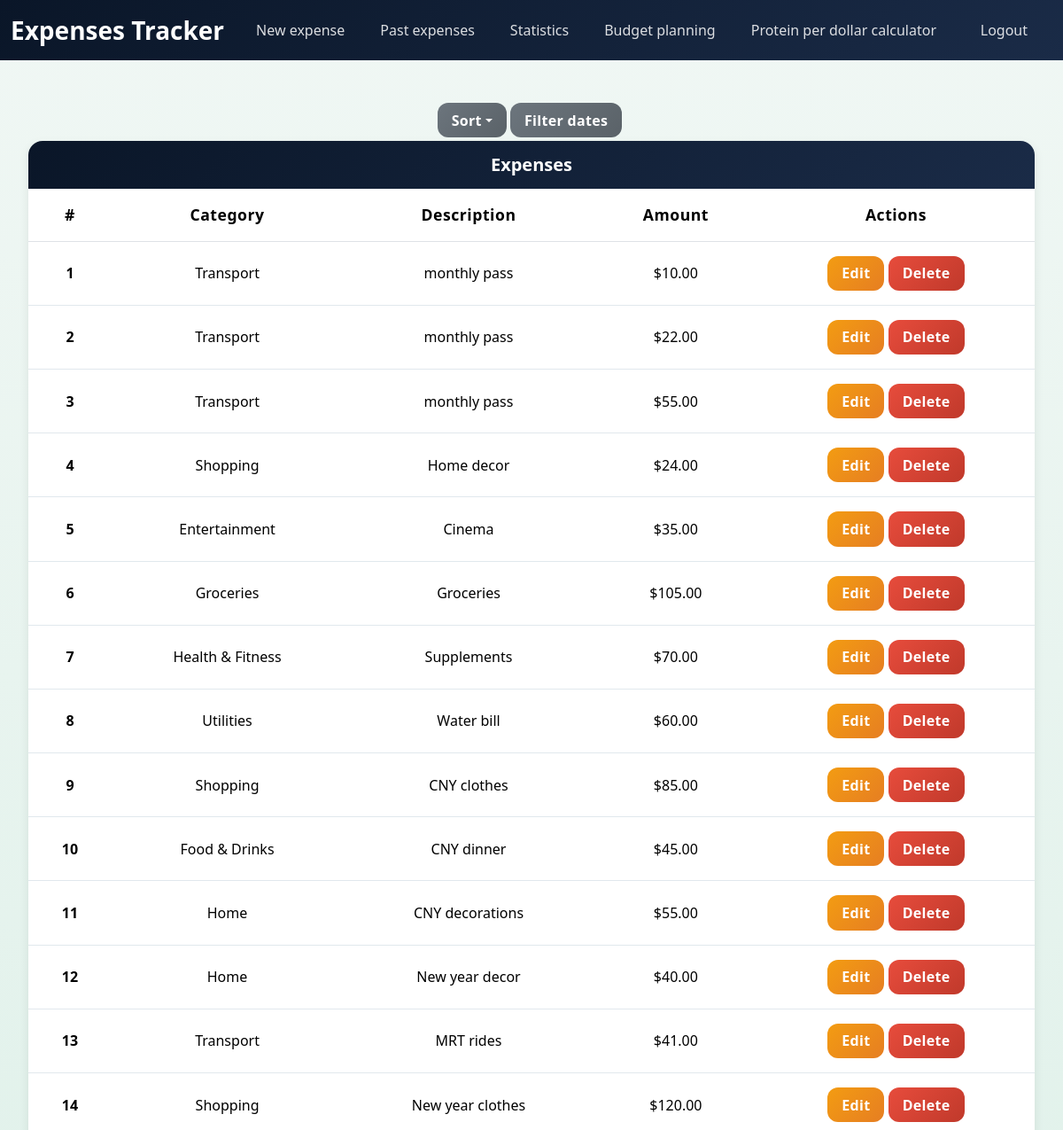
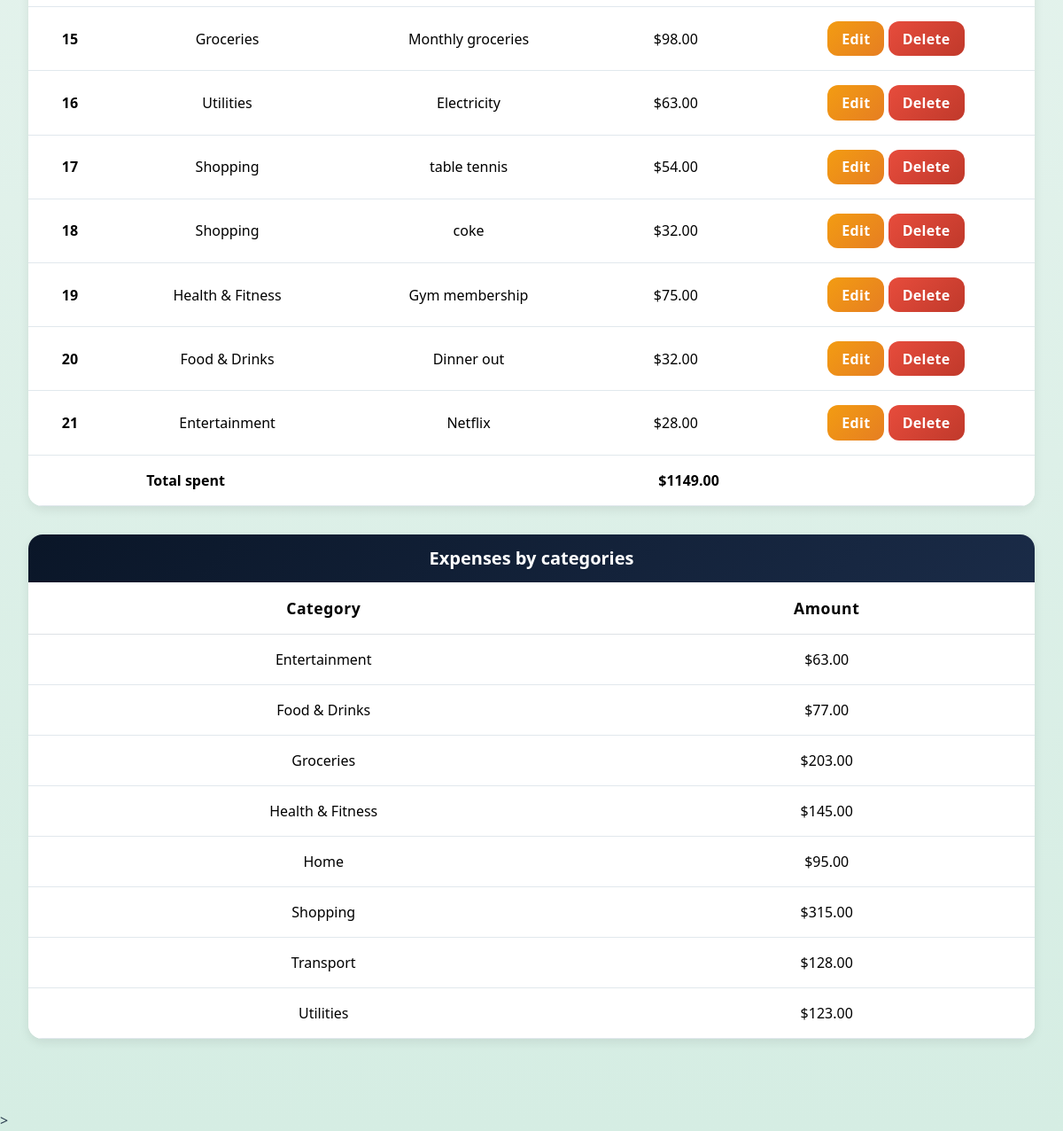
Screenshot of / (signed in) with the database file from the repository (2 pictures, top to bottom).
### tables this page shows
CREATE TABLE 'expenses' (id INTEGER PRIMARY KEY AUTOINCREMENT NOT NULL, user_id INTEGER NOT NULL, category TEXT NOT NULL, amount REAL NOT NULL, description TEXT, date TIMESTAMP DEFAULT CURRENT_TIMESTAMP, FOREIGN KEY(user_id) REFERENCES users(id));

### app.py (the view)
@app.route("/", methods=["POST", "GET"])
@login_required
def index():
    query = "SELECT * FROM expenses WHERE user_id = ?"
    params = [session["user_id"]]
    filter_option = None
    sort_option = "date-desc"
    entries = db.execute(query, *params)
    if not entries:
        return render_template("index.html", expenses=None, total_spent=None, rows=None, sort_option=None, filter_option=None, no_data=True)
    if request.method == "POST":
        filter_option = request.form.get("filter-option")
        sort_option = request.form.get("sort-option")
        session["filter_option"] = filter_option
        session["sort_option"] = sort_option
    else:
        filter_option = session.get("filter_option", None)
        sort_option = session.get("sort_option", "date-desc")
    end_date = datetime.date.today()+datetime.timedelta(days=1)
    if filter_option is None or filter_option == 'thisYear':
        now = datetime.datetime.today()
        start_date = datetime.date(now.year, 1, 1)
        query = query + " AND date BETWEEN ? AND ?"
        params.extend([start_date, end_date])
    if filter_option == "last24hours":
        start_date = end_date-datetime.timedelta(days=1)
        query = query + " AND date BETWEEN ? AND ?"
        params.extend([start_date, end_date])
    elif filter_option == "last7days":
        start_date = end_date-datetime.timedelta(days=7)
        query = query + " AND date BETWEEN ? AND ?"
        params.extend([start_date, end_date])
    elif filter_option == "last30days":
        start_date = end_date-datetime.timedelta(days=30)
        query = query + " AND date BETWEEN ? AND ?"
        params.extend([start_date, end_date])
    elif filter_option == "last365days":
        start_date = end_date-datetime.timedelta(days=365)
        query = query + " AND date BETWEEN ? AND ?"
        params.extend([start_date, end_date])
    custom_range = request.form.get("custom")
    if filter_option == "custom" and custom_range:
        start_str, end_str = custom_range.split(" to ")
        start_date = datetime.datetime.strptime(start_str, "%Y-%m-%d").date()
        end_date = datetime.datetime.strptime(end_str, "%Y-%m-%d").date()
        query = query + " AND date BETWEEN ? AND ?"
        params.extend([start_date, end_date])
    if sort_option == "date-asc":
        query = query + " ORDER BY date ASC"
    elif sort_option == "date-desc":
        query = query + " ORDER BY date DESC"
    elif sort_option == "amount-asc":
        query = query + " ORDER BY amount ASC"
    elif sort_option == "amount-desc":
        query = query + " ORDER BY amount DESC"
    ids = db.execute(query, *params)
    expenses = []
    for id in ids:
        expense_data = {"id": id["id"], "category": id["category"], "amount": id["amount"],
                        "description": id["description"], "timestamp": id["date"]}
        expenses.append(expense_data)
    total_query = f"SELECT SUM(amount) AS total FROM ({query}) AS filtered_expenses"
    total_row = db.execute(total_query, *params)
    total_spent = total_row[0]["total"] if total_row[0]["total"] is not None else 0
    category_query = f"SELECT category, SUM(amount) AS total FROM ({query}) AS filtered_expenses GROUP BY category"
    category_rows = db.execute(category_query, *params)
    return render_template("index.html", expenses=expenses, total_spent=total_spent, rows=category_rows, sort_option=sort_option, filter_option=filter_option)

### app.py (called while the page is built)
@app.after_request
def after_request(response):
    response.headers["Cache-Control"] = "no-cache, no-store, must-revalidate"
    response.headers["Expires"] = 0
    response.headers["Pragma"] = "no-cache"
    return response

### helpers.py (called while the page is built)
def login_required(f):
    @wraps(f)
    def decorated_function(*args, **kwargs):
        if session.get("user_id") is None:
            return redirect ("/login")
        return f(*args, **kwargs)
    return decorated_function

### templates/index.html (shortened to what this page needs)
{% extends "layout.html" %}
{% block main %}
    {%if no_data %}
        <div class = "card text-center mt-4 py-4">
            <p class = "fw-bold fs-5 mb-1">Nothing here yet!</p>
            <p class="form-label text-center">Start tracking your spending by adding your first <a class="card-link" href = "/add">Expense.</a></p>
        </div>
    {%else%}
        <div>
            <form method="post" action="/" class="d-flex justify-content-center gap-1 mb-1">
                <div class="btn-group">
                    <button class="btn btn-secondary dropdown-toggle" type="button" data-bs-toggle="dropdown" aria-expanded="false">Sort</button>
                </div>
                <button class="btn btn-secondary" type="button" data-bs-toggle="offcanvas" href="#offcanvas">Filter dates</button>
                </form>
            </div>
            <table class="table custom-table">
                <thead>
                    <tr>
                        <th colspan="5" class="text-center">Expenses</th>
                    </tr>
                    <tr>
                        <th scope="col">#</th>
                        <th scope="col">Category</th>
                        <th scope="col">Description</th>
                        <th scope="col">Amount</th>
                        <th scope="col">Actions</th>
                    </tr>
                </thead>
                <tbody>
                    {% for expense in expenses%}
                        <tr>
                            <th scope="row">{{loop.index}}</th>
                            <td>{{expense.category}}</td>
                            <td>{{expense.description}}</td>
                            <td>${{"%.2f" | format(expense.amount)}}</td>
                            <td>
                                <a href="/edit/{{ expense.id }}" class="btn btn-sm btn-warning">Edit</a>
                                <form action="{{url_for('delete', id = expense['id'])}}" method="post" style="display:inline;">
                                    <button type="submit" class="btn btn-sm btn-danger">Delete</button>
                                </form>
                            </td>
                        </tr>
                    {% endfor %}
                    <tr>
                        <th colspan="2" scope="row">Total spent</th>
                        <th colspan="3">${{"%.2f" | format(total_spent)}}</th>
                    </tr>
                </tbody>
            </table>
        <div>
            <table class="table custom-table">
                <thead>
                    <tr>
                        <th colspan="2" scope="row">Expenses by categories</th>
                    </tr>
                    <tr>
                        <th scope="col">Category</th>
                        <th scope="col">Amount</th>
                    </tr>
                </thead>
                <tbody>
                    {% for row in rows%}
                        <tr>
                            <td>{{row.category}}</td>
                            <td>${{"%.2f" | format(row.total)}}</td>
                        </tr>
                    {%endfor%}
                </tbody>
            </table>
        </div>
    {%endif%}
{% endblock %}

### templates/layout.html (shortened to what this page needs)
<!DOCTYPE html>
<html lang="en">
    <head>
        <link href="https://cdn.jsdelivr.net/npm/bootstrap@5.3.3/dist/css/bootstrap.min.css" rel="stylesheet">
        <link rel="stylesheet" href="https://cdn.jsdelivr.net/npm/flatpickr/dist/flatpickr.min.css">
        <link href="/static/styles.css" rel="stylesheet">
    </head>
    <body>
        <nav class="navbar navbar-expand-lg custom-navbar">
            <div class="container-fluid">
                <a class="navbar-brand" href="/">Expenses Tracker</a>
                <div class="collapse navbar-collapse" id="navbarNav">
                    {% if session["user_id"] %}
                        <ul class="navbar-nav">
                            <li class="nav-item"><a class="nav-link" aria-current="page" href="/add">New expense</a></li>
                            <li class="nav-item"><a class="nav-link" href="/history">Past expenses</a></li>
                            <li class="nav-item"><a class="nav-link" href="/statistics">Statistics</a></li>
                            <li class="nav-item"><a class="nav-link" href="/budget">Budget planning</a></li>
                            <li class="nav-item"><a class="nav-link" href="/protein">Protein per dollar calculator</a></li>
                        </ul>
                        <ul class="navbar-nav ms-auto me-2">
                            <li class="nav-item"><a class="nav-link" aria-current="page" href="/logout">Logout</a></li>
                        </ul>
                    {% else %}
                        <ul class="navbar-nav ms-auto me-2">
                            <li class="nav-item"><a class="nav-link" aria-current="page" href="/register">Register</a></li>
                            <li class="nav-item"><a class="nav-link" aria-current="page" href="/login">Login</a></li>
                        </ul>
                    {% endif %}
                </div>
            </div>
        </nav>
        <main class="container py-5">
            {% block main %}{% endblock %}
        </main>
    </body>
</html>>

### static/styles.css (style rules this page uses)
:root { --primary-dark: #0a1628; --primary-navy: #1a2b47; --accent-emerald: #2ecc71; --accent-teal: #16a085; --warning: #f39c12; --danger: #e74c3c; --white: #ffffff; --medium-gray: #e1e8ed; --dark-gray: #6c757d; --text-dark: #2c3e50; }
button { padding: 12px; background-color: #808080; color:#1a1a1a; border-radius:12px; font-weight: 600; gap: 16px; text-align: center; }
.navbar { background: linear-gradient(135deg, var(--primary-dark) 0%, var(--primary-navy) 100%) !important; }
.navbar-brand { color: var(--white) !important; font-size: 1.75rem !important; font-weight: 600 !important; }
.nav-link, .form-label { color: rgba(255, 255, 255, 0.85) !important; font-weight: 500 !important; padding: 0.5rem 1rem !important; margin: 0 0.25rem !important; }
main.container { max-width: 1400px; padding: 3rem 2rem; }
body { background: linear-gradient(180deg, #f0f7f4 0%, #d5ede3 100%); color: #2c3e50; min-height: 100vh; }
.custom-table { background: var(--white) !important; overflow: hidden !important; border-radius: 16px !important; box-shadow: 0 4px 12px rgba(0, 0, 0, 0.08) !important; margin-bottom: 2rem !important; border-collapse: separate !important; border-spacing: 0; text-align: center; }
.custom-table thead tr:first-child th { background: linear-gradient(135deg, var(--primary-dark), var(--primary-navy)) !important; color: var(--white) !important; font-size: 1.25rem; font-weight: 700; padding: 0.75rem; border: none; text-align: center; }
.custom-table thead tr:nth-child(2) th { color: black; !important; font-weight: 700 !important; font-size: 1.1rem !important; letter-spacing: 0.03em !important; padding: 1rem 1.25rem !important; }
.custom-table tbody tr { border-bottom: 1px solid var(--medium-gray) !important; }
.custom-table tbody td, .custom-table tbody th { padding: 1rem 1.25rem !important; vertical-align: middle !important; color: black; !important; text-align: center; }
.btn { padding: 0.475rem 1rem !important; font-size: 1rem !important; font-weight: 600 !important; border: none !important; border-radius: 12px; cursor: pointer; position: relative; overflow: hidden; text-transform: none; letter-spacing: 0.02em; }
.btn-secondary { background: linear-gradient(135deg, var(--dark-gray), #5a6268) !important; color: var(--white) !important; }
.btn-danger { background: linear-gradient(135deg, var(--danger), #c0392b) !important; color: var(--white) !important; }
.btn-warning { background: linear-gradient(135deg, var(--warning), #e67e22) !important; color: var(--white) !important; }

### rows the page displays
expenses: category "Transport", description "monthly pass", amount "10.00"
expenses: category "Transport", description "monthly pass", amount "22.00"
expenses: category "Transport", description "monthly pass", amount "55.00"
expenses: category "Shopping", description "Home decor", amount "24.00"
expenses: category "Entertainment", description "Cinema", amount "35.00"
expenses: category "Groceries", description "Groceries", amount "105.00"
expenses: category "Health & Fitness", description "Supplements", amount "70.00"
expenses: category "Utilities", description "Water bill", amount "60.00"
expenses: category "Shopping", description "CNY clothes", amount "85.00"
expenses: category "Food & Drinks", description "CNY dinner", amount "45.00"
expenses: category "Home", description "CNY decorations", amount "55.00"
expenses: category "Home", description "New year decor", amount "40.00"
expenses: category "Transport", description "MRT rides", amount "41.00"
expenses: category "Shopping", description "New year clothes", amount "120.00"
expenses: category "Groceries", description "Monthly groceries", amount "98.00"
expenses: category "Utilities", description "Electricity", amount "63.00"
expenses: category "Shopping", description "table tennis", amount "54.00"
expenses: category "Shopping", description "coke", amount "32.00"
expenses: category "Health & Fitness", description "Gym membership", amount "75.00"
expenses: category "Food & Drinks", description "Dinner out", amount "32.00"
expenses: category "Entertainment", description "Netflix", amount "28.00"

### other values shown
{{ "%.2f" | format(total_spent) }} "1149.00"
{{ row.category }} "Entertainment" "Food & Drinks" "Groceries" "Health & Fitness" "Home" "Shopping" "Transport" "Utilities"
{{ "%.2f" | format(row.total) }} "63.00" "77.00" "203.00" "145.00" "95.00" "315.00" "128.00" "123.00"
